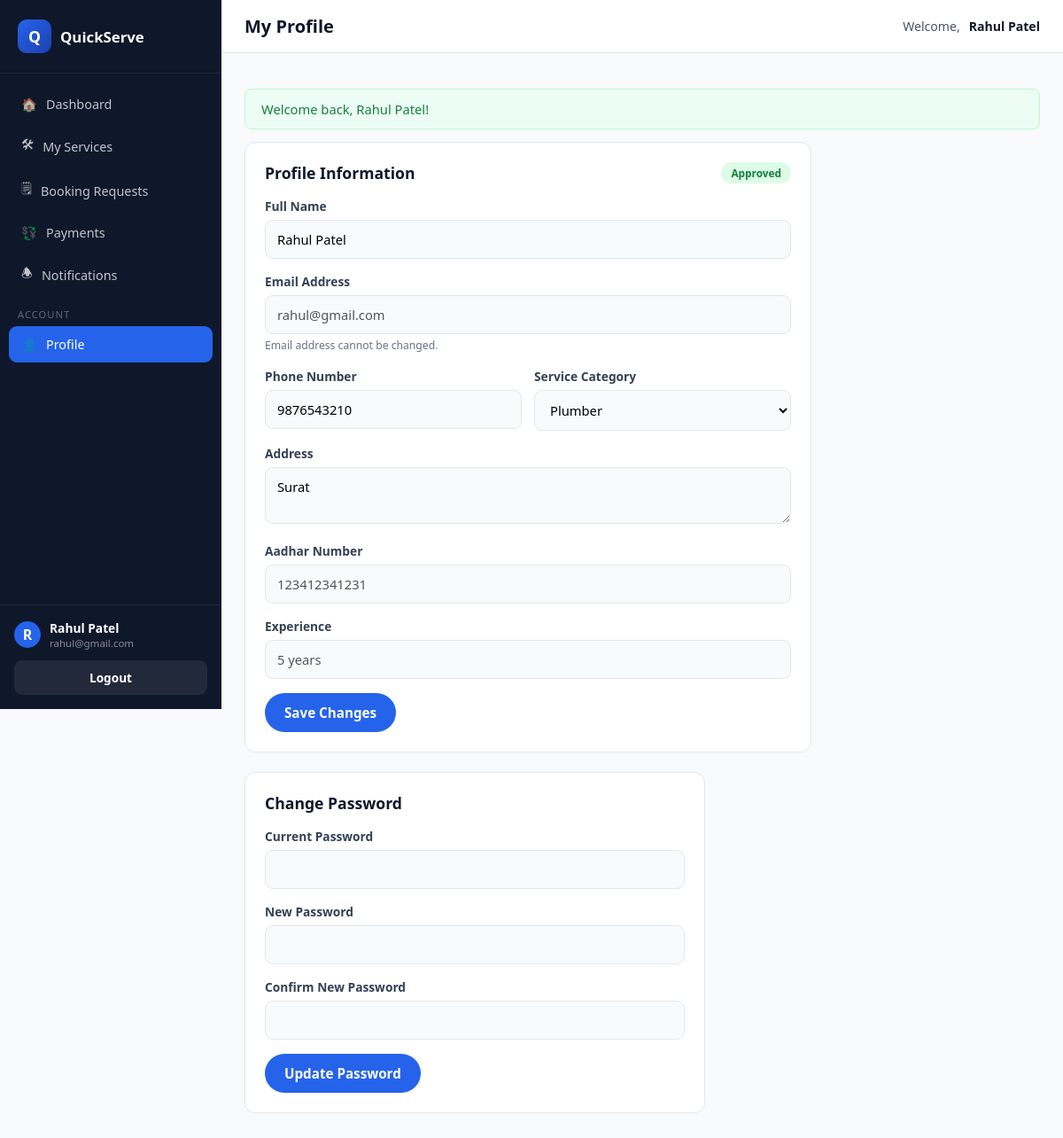
Screenshot of /provider/profile.php (signed in) with the database file from the repository.
### tables this page shows
CREATE TABLE `providers` (
  `id` int(11) NOT NULL,
  `full_name` varchar(100) NOT NULL,
  `email` varchar(150) NOT NULL,
  `password` varchar(255) NOT NULL,
  `phone` varchar(15) DEFAULT NULL,
  `category_id` int(11) DEFAULT NULL,
  `experience` int(11) DEFAULT NULL,
  `address` varchar(255) DEFAULT NULL,
  `profile_image` varchar(255) DEFAULT NULL,
  `aadhaar_number` varchar(20) DEFAULT NULL,
  `is_approved` tinyint(1) DEFAULT 0,
  `status` tinyint(1) DEFAULT 1,
  `created_at` datetime DEFAULT NULL,
  `updated_at` datetime DEFAULT NULL
);

CREATE TABLE `categories` (
  `id` int(11) NOT NULL,
  `category_name` varchar(100) NOT NULL,
  `description` text DEFAULT NULL,
  `status` tinyint(1) DEFAULT 1,
  `image` varchar(255) DEFAULT NULL,
  `created_at` datetime DEFAULT NULL,
  `updated_at` datetime DEFAULT NULL
);

### provider/profile.php (the view, shortened to what this page needs)
<?php
require_once __DIR__ . '/../includes/functions.php';
$providerId = $_SESSION['provider_id'];
$stmt = $pdo->prepare("SELECT * FROM providers WHERE id = ?");
$stmt->execute([$providerId]);
$provider = $stmt->fetch();
$categories = $pdo->query("SELECT * FROM categories WHERE status = 1 ORDER BY category_name ASC")->fetchAll();
require __DIR__ . '/../includes/dash_shell_top.php';
?>
<div class="card" style="max-width:640px;">
  <div class="card-header"><h2>Profile Information</h2>
    <span class="badge badge-<?php echo $provider['is_approved'] ? 'approved' : 'pending'; ?>"><?php echo $provider['is_approved'] ? 'Approved' : 'Pending Approval'; ?></span>
  </div>
  <form method="POST" action="">
    <div class="form-group">
      <label>Full Name</label>
      <input type="text" name="fullName" value="<?php echo e($provider['full_name']); ?>" required>
    </div>
    <div class="form-group">
      <label>Email Address</label>
      <input type="email" value="<?php echo e($provider['email']); ?>" disabled>
      <span class="form-help">Email address cannot be changed.</span>
    </div>
    <div class="form-row">
      <div class="form-group">
        <label>Phone Number</label>
        <input type="text" name="phone" value="<?php echo e($provider['phone']); ?>" required>
      </div>
      <div class="form-group">
        <label>Service Category</label>
        <select name="category_id">
          <?php foreach ($categories as $cat): ?>
            <option value="<?php echo (int) $cat['id']; ?>" <?php echo (int) $provider['category_id'] === (int) $cat['id'] ? 'selected' : ''; ?>><?php echo e($cat['category_name']); ?></option>
          <?php endforeach; ?>
        </select>
      </div>
    </div>
    <div class="form-group">
      <label>Address</label>
      <textarea name="address" rows="2"><?php echo e($provider['address']); ?></textarea>
    </div>
    <div class="form-group">
      <label>Aadhar Number</label>
      <input type="text" value="<?php echo e($provider['aadhaar_number']); ?>" disabled>
    </div>
    <div class="form-group">
      <label>Experience</label>
      <input type="text" value="<?php echo (int) $provider['experience']; ?> years" disabled>
    </div>
    <button type="submit" class="btn btn-primary">Save Changes</button>
  </form>
</div>
<div class="card" style="max-width:520px;">
  <div class="card-header"><h2>Change Password</h2></div>
  <form method="POST" action="">
    <div class="form-group">
      <label>Current Password</label>
      <input type="password" name="current_password" required>
    </div>
    <div class="form-group">
      <label>New Password</label>
      <input type="password" name="new_password" minlength="6" required>
    </div>
    <div class="form-group">
      <label>Confirm New Password</label>
      <input type="password" name="confirm_password" minlength="6" required>
    </div>
    <button type="submit" class="btn btn-primary">Update Password</button>
  </form>
</div>
<?php require __DIR__ . '/../includes/dash_shell_bottom.php'; ?>

### assets/css/style.css (style rules this page uses)
:root { --primary: #2563eb; --primary-dark: #1d4ed8; --primary-darker: #1e40af; --primary-light: #dbeafe; --primary-lighter: #eff6ff; --accent: #60a5fa; --success: #16a34a; --danger: #dc2626; --warning: #d97706; --slate-900: #0f172a; --slate-700: #334155; --slate-600: #475569; --slate-500: #64748b; --slate-400: #94a3b8; --slate-300: #cbd5e1; --slate-200: #e2e8f0; --slate-100: #f1f5f9; --slate-50: #f8fafc; --white: #ffffff; --radius: 12px; --radius-sm: 8px; --shadow: 0 4px 20px rgba(15, 23, 42, 0.08); --shadow-lg: 0 12px 36px rgba(15, 23, 42, 0.14); --font: 'Segoe UI', Roboto, Helvetica, Arial, sans-serif; }
* { box-sizing: border-box; }
html, body { margin: 0; padding: 0; font-family: var(--font); color: var(--slate-900); background: var(--slate-50); scroll-behavior: smooth; }
button { font-family: inherit; cursor: pointer; }
input, select, textarea { font-family: inherit; }
.btn { display: inline-flex; align-items: center; justify-content: center; gap: 8px; padding: 12px 22px; border-radius: 999px; border: none; font-weight: 600; font-size: 0.95rem; cursor: pointer; transition: all 0.2s ease; }
.btn-primary { background: var(--primary); color: #fff; }
.form-group { margin-bottom: 16px; }
.form-row { display: grid; grid-template-columns: 1fr 1fr; gap: 14px; }
.form-group label { display: block; font-weight: 600; font-size: 0.86rem; margin-bottom: 6px; color: var(--slate-700); }
.form-group input, .form-group select, .form-group textarea { width: 100%; padding: 11px 13px; border-radius: 9px; border: 1.5px solid var(--slate-200); font-size: 0.92rem; background: var(--slate-50); }
.form-help { font-size: 0.76rem; color: var(--slate-500); margin-top: 4px; }
.card { background: #fff; border-radius: var(--radius); border: 1px solid var(--slate-200); padding: 22px; margin-bottom: 22px; }
.card-header { display: flex; align-items: center; justify-content: space-between; margin-bottom: 16px; }
.card-header h2 { font-size: 1.1rem; margin: 0; }
.badge { display: inline-block; padding: 4px 11px; border-radius: 999px; font-size: 0.74rem; font-weight: 700; text-transform: capitalize; }
.badge-approved { background: #dcfce7; color: #15803d; }

### rows the page displays
providers: fullName "Rahul Patel", email "rahul@gmail.com", phone "9876543210", category_id "Plumber", address "Surat", aadhaar_number "123412341231", experience "5 years"

### other values shown
$item['icon'] "🏠"
$item['label'] "Dashboard"
$item['icon'] "🛠"
$item['label'] "My Services"
$item['icon'] "🗒"
$item['label'] "Booking Requests"
$item['icon'] "💱"
$item['label'] "Payments"
$item['icon'] "🕭"
$item['label'] "Notifications"
$item['divider'] "ACCOUNT"
$item['label'] "Profile"
substr($dashUserName, 0, 1) "R"
$dashUserName "Rahul Patel"
$dashUserSub "rahul@gmail.com"
